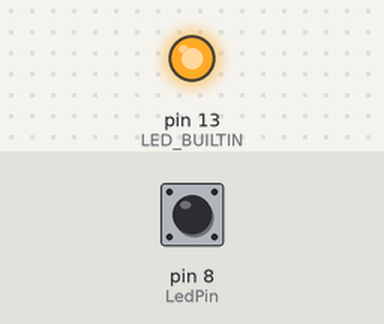
A sketch run on a simulated Arduino Uno, built with avr-gcc and run on an emulated ATmega328P. Shown: output pins drawn as LEDs (lit = HIGH). The test bench sets the inputs (shaded band); at power-on: pin 8 (LedPin) HIGH.

Above: at 1.2 s.
1.3 s: pin 8 (LedPin) pulled LOW for 0.15 s
At 1.37 s:
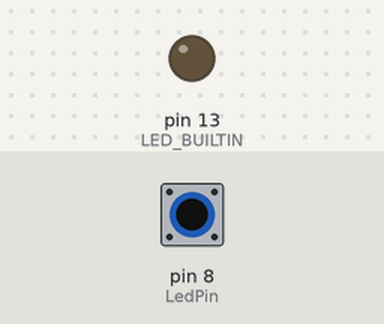
2.9 s: pin 8 (LedPin) pulled LOW for 3.2 s
At 6.7 s:
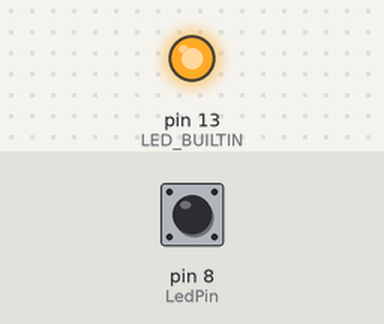
Timing chart, 0 to 8.2 s (numbered marks = the images above; inputs shaded):
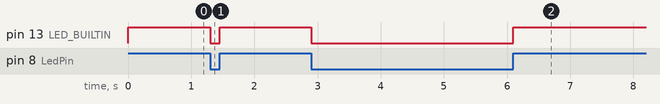

Measured:
- after the input at 1.3 s, pin 13 (LED_BUILTIN): HIGH → LOW at once, → HIGH 0.15 s later
- after the input at 2.9 s, pin 13 (LED_BUILTIN): HIGH → LOW at once, → HIGH 3.2 s later

The sketch:

practice2.ino
```cpp
//روشن کردن ال ای دی با دکمه
int LedPin = 8;
int val;

void setup() {

  pinMode(LED_BUILTIN, OUTPUT);
  pinMode(LedPin, INPUT_PULLUP);
}


void loop() {
  val = digitalRead(LedPin);
  digitalWrite(LED_BUILTIN, val);
}
```
